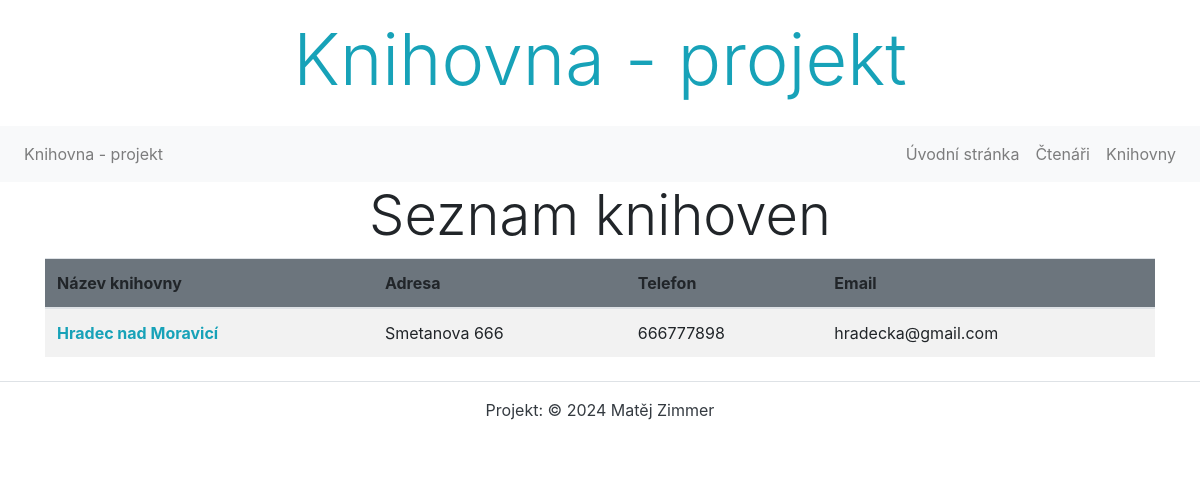
Page /knihovny/ on the earlier database version.
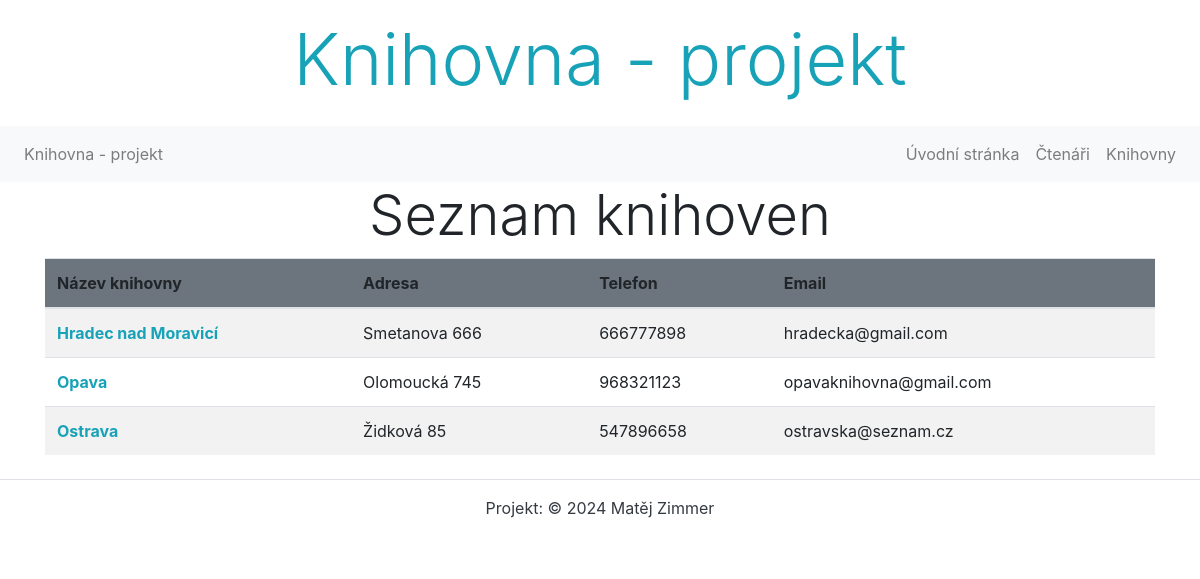
Same page on the later database version.
### projektapp/models.py (models this page shows, shortened)
class Knihovna(models.Model):
    nazev = models.CharField(max_length=100, verbose_name='Název knihovny', help_text='Zadejte název knihovny',
                             error_messages={'blank': 'Název knihovny je povinný údaj'})
    adresa = models.CharField(max_length=200, verbose_name='Adresa knihovny', help_text='Zadejte adresu knihovny',
                              error_messages={'blank': 'Adresa knihovny je povinný údaj'})
    telefon = models.CharField(max_length=15, verbose_name='Telefonní číslo', help_text='Zadejte telefonní číslo knihovny')
    email = models.EmailField(verbose_name='Email knihovny', help_text='Zadejte emailovou adresu knihovny')
    class Meta:
        ordering = ['nazev']
        verbose_name = 'Knihovna'
        verbose_name_plural = 'Knihovny'

### projektapp/views.py (the view)
# urls.py: path('knihovny/', KnihovnaListView.as_view(), name='knihovny_list'),
class KnihovnaListView(ListView):
    model = Knihovna
    template_name = 'knihovny/knihovny_list.html'
    context_object_name = 'knihovny'
    ordering = ['nazev']

### templates/knihovny/knihovny_list.html (shortened to what this page needs)
{% extends 'base.html' %}
{% block content %}
  <h2 class="display-4 text-center">Seznam knihoven</h2>
  <div class="row mb-2">
    <div class="col-12">
      <table class="table table-responsive-lg table-striped table-hover">
        <thead class="bg-secondary">
          <tr>
              <th>Název knihovny</th>
              <th>Adresa</th>
              <th>Telefon</th>
              <th>Email</th>
          </tr>
        </thead>
        <tbody>
        {% for knihovna in knihovny %}
          <tr>
              <td><strong><a href="{% url 'knihovna_detail' knihovna.pk %}" class="text-info">{{ knihovna.nazev }}</a></strong></td>
              <td>{{ knihovna.adresa }}</td>
              <td>{{ knihovna.telefon }}</td>
              <td>{{ knihovna.email }}</td>
          </tr>
        {% endfor %}
        </tbody>
      </table>
    </div>
  </div>
{% endblock %}

Differences in the rows shown:
added Knihovna: nazev "Opava", adresa "Olomoucká 745", telefon "968321123", email "opavaknihovna@gmail.com"
added Knihovna: nazev "Ostrava", adresa "Židková 85", telefon "547896658", email "ostravska@seznam.cz"
